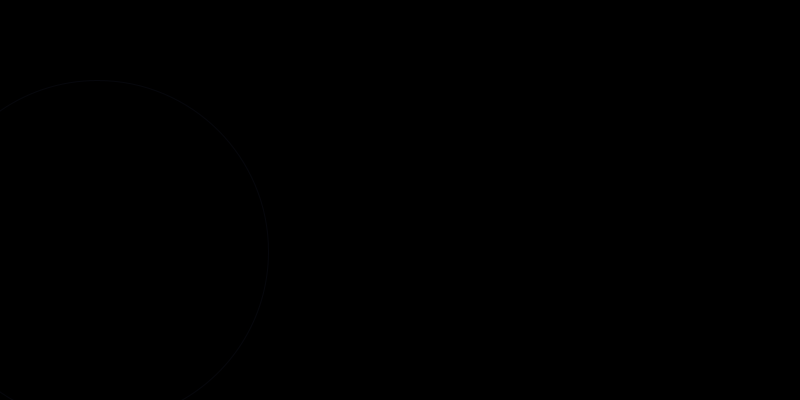
Frame 1 (no input)
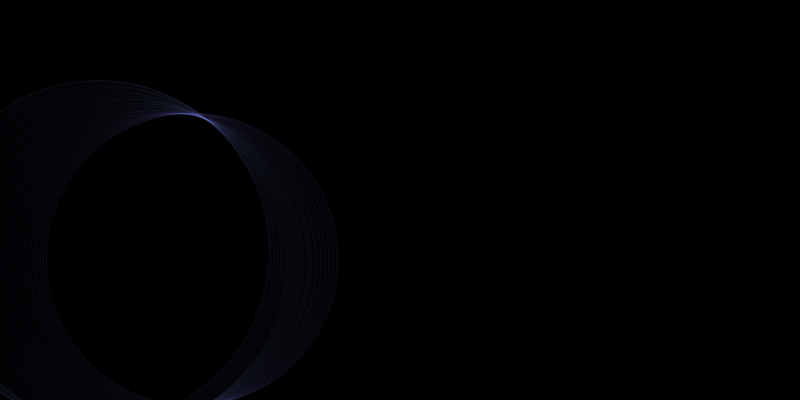
Frame 60 (the mouse pressed at the canvas centre just before this capture)
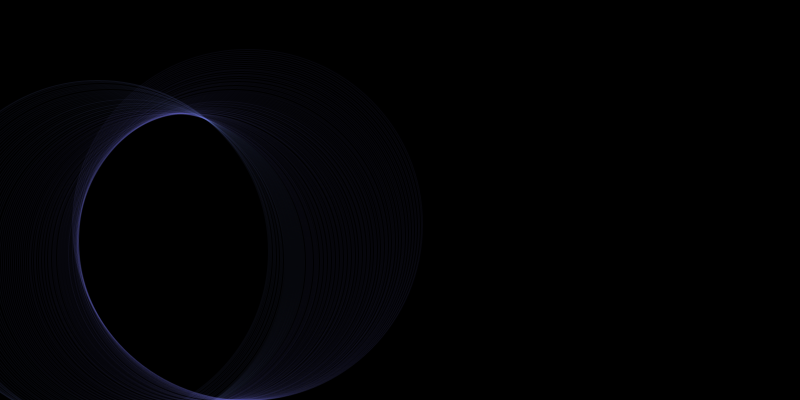
Frame 120 (the mouse held since frame 60 and released just before this capture)

The Processing sketch that drew these frames (run headless with seeded random() and noise(); from frame 60 on, the mouse is pressed at the canvas centre):

// Processing sketch: random_circle_pde
// ── random_circle_pde.pde
 
Points[] points;
float c, dc;
 
 
/*-------------------------------*/
 
 
void setup()
{
  size(800, 400);
  background(0);
   
  colorMode(HSB, 360, 100, 100, 100);
  c = random(360);
   
  //create the points
  points = new Points[3];
  for (int i = 0; i < points.length; i++)
    points[i] = new Points(random(width), random(height));
     
}
 
 
/*-------------------------------*/
 
 
void draw()
{  
  //clean background each 1700 frames
  fill(0, 0, 0);
  noStroke();
  if (frameCount % 1700 == 0) rect(0, 0, width, height);
   
   
  //move the points
  for (int i = 0; i < points.length; i++)
  {
    if (random(1) > 0.96) points[i].setDir(random(-PI, PI));  //change direction sometimes 
    points[i].update();
    points[i].checkEdges();
  }
   
  //set the style of the circle
  dc = map(millis(), 0, 150000, 0, 360);  //slowly changes hue
  stroke((c + dc) % 360, 50, 100, 5);
  noFill();
   
  //verifies if there is a circle and draw it
  float Det = (points[0].p.x * points[1].p.y)  + (points[1].p.x * points[2].p.y) + (points[2].p.x * points[0].p.y);
  Det -= (points[0].p.y * points[1].p.x)  + (points[1].p.y * points[2].p.x) + (points[2].p.y * points[0].p.x);
  if (abs(Det) > 50.)  circle(points);
  
}
 
 
/*-------------------------------*/
 
 
void circle(Points[] pts)
{
  //find the midpoints of 2 sides
  PVector[] mp = new PVector[2];
  for (int k = 0; k < mp.length; k++)  mp[k] = midpoint(pts[k].p, pts[k+1].p);
   
  PVector o = center(mp);   //find the center of the circle
  float r = dist(o.x, o.y, pts[2].p.x, pts[2].p.y);  //calculate the radius
   
  ellipse(o.x, o.y, 2*r, 2*r); //if not collinear display circle 
}
 
 
/*-------------------------------*/
 
 
PVector midpoint(PVector A, PVector B)
{
  float d = dist(A.x, A.y, B.x, B.y); //distance AB
  float theta = atan2(B.y - A.y, B.x - A.x); //inclination of AB
   
  PVector p = new PVector(A.x + d/2*cos(theta),   A.y + d/2*sin(theta), //midpoint
                  theta - HALF_PI);  //inclination of the bissecteur
   
  return p;
}
 
 
/*-------------------------------*/
 
 
PVector center(PVector[] P)
{
  PVector[] eq = new PVector[2];
   
  for (int i = 0; i < 2; i++)
  {
    float a = tan(P[i].z);
    eq[i] = new PVector (a, -1, -1*(P[i].y - P[i].x*a)); //equation of the first bissector (ax - y =  -b)      
  }
   
  //calculate x and y coordinates of the center of the circle
  float ox = (eq[1].y * eq[0].z - eq[0].y * eq[1].z) / (eq[0].x * eq[1].y - eq[1].x * eq[0].y);
  float oy =  (eq[0].x * eq[1].z - eq[1].x * eq[0].z) / (eq[0].x * eq[1].y - eq[1].x * eq[0].y);
  return new PVector(ox,oy);
}
 
 
/*-------------------------------*/
 
 
class Points
{
  PVector p, velocity, acceleration;
   
  Points(float x_, float y_)
  {
    p = new PVector(x_, y_, 1);
    velocity = new PVector(0, 0, 0);
    acceleration = new PVector(random(1), random(1), 0);
 
  }
   
   
  void setDir(float angle)  //change direction
  {   
    //direction of the acceleration is defined by the new angle
    acceleration.set(cos(angle), sin(angle), 0);
     
    //magnitude of the acceleration is proportional to the angle between acceleration and velocity
    acceleration.normalize();
    float dif = PVector.angleBetween(acceleration, velocity);
    dif = map(dif, 0, PI, 0.1, 0.001);
    acceleration.mult(dif);
  
  }
   
  void update()  //update position
  {
    velocity.add(acceleration);
    velocity.limit(1.5);   
    p.add(velocity);
  }
   
  void checkEdges()
  {
    p.x = constrain(p.x, 0, width);
    p.y = constrain(p.y, 0, height);
  }
}
